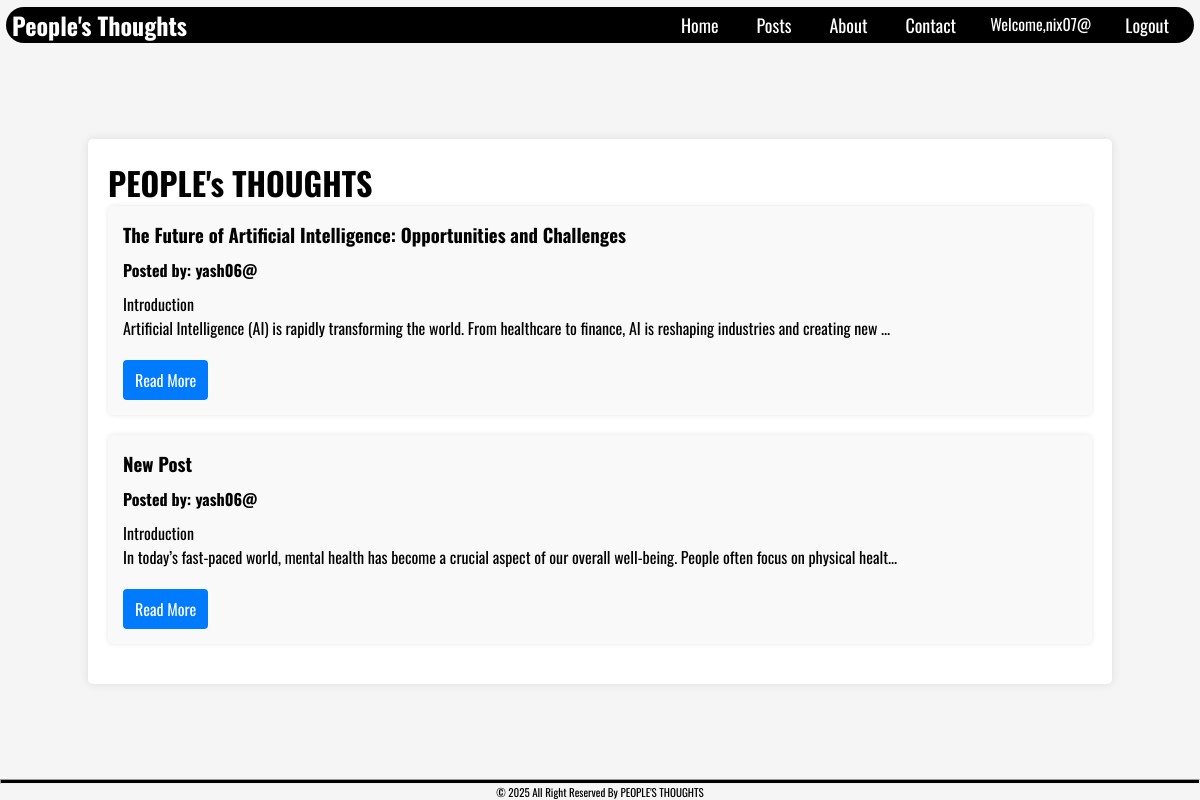
/index.php (signed in), run on the app's committed database.
### tables this page shows
CREATE TABLE `posts` (
  `id` int(11) NOT NULL,
  `user_id` int(11) NOT NULL,
  `title` varchar(255) NOT NULL,
  `content` mediumblob NOT NULL,
  `created_at` timestamp NOT NULL DEFAULT current_timestamp()
);

CREATE TABLE `user` (
  `id` int(11) NOT NULL,
  `fullname` varchar(255) NOT NULL,
  `username` varchar(50) NOT NULL,
  `email` varchar(255) NOT NULL,
  `password` varchar(255) NOT NULL
);

### index.php (the view, shortened to what this page needs)
<?php
include "inc/header.php";
$userId = isset($_SESSION['user_id']) ? $_SESSION['user_id'] : null;
$query = "SELECT posts.*, user.username FROM posts
          JOIN user ON posts.user_id = user.id
          WHERE posts.user_id != ?
          ORDER BY posts.created_at DESC";
$stmt = $conn->prepare($query);
$stmt->bind_param("i", $userId);
$stmt->execute();
$result = $stmt->get_result();
?>
<!DOCTYPE html>
<html lang="en">
<head>
    <link rel="stylesheet" href="css/style.css">
</head>
<body>
    <div class="post-container">
        <h1>PEOPLE's THOUGHTS</h1>
        <?php if ($result->num_rows > 0): ?>
            <?php while ($row = $result->fetch_assoc()): ?>
                <div class="user-post">
                    <h3><?php echo htmlspecialchars($row['title']); ?></h3>
                    <p><strong>Posted by: <?php echo htmlspecialchars($row['username']); ?></strong></p>
                    <p>
                        <?php
                        $content = strip_tags($row['content']);
                        $truncatedContent = strlen($content) > 150 ? substr($content, 0, 150) . '...' : $content;
                        echo nl2br(htmlspecialchars($truncatedContent));
                        ?>
                    </p>
                    <a href="view_post.php?id=<?php echo $row['id']; ?>" class="read-more">Read More</a>
                </div>
            <?php endwhile; ?>
        <?php else: ?>
            <p>No posts available.</p>
        <?php endif; ?>
    </div>
</body>
<?php
include "inc/footer.php";
?>
</html>

### inc/header.php (shortened to what this page needs)
<!DOCTYPE html>
<html lang="en">
<head>
    <link rel="stylesheet" href="css/navbar.css">
</head>
<body>
    <nav class="navbar">
        <div class="nav-container">
            <a href="#" class="logo">People's Thoughts</a>
            <ul class="nav-links">
                <li><a href="index.php">Home</a></li>
                <li><a href="add_post.php">Posts</a></li>
                <li><a href="about.php">About</a></li>
                <li><a href="contact.php">Contact</a></li>
                <?php if (isset($_SESSION['username'])):?>
                <li>Welcome,<?php echo htmlspecialchars($_SESSION['username']);?></li>
                <li><a href="logout.php">Logout</a></li>
                <?php else: ?>
                <li><a href="user_login.php">Login</a></li>
                <?php endif;?>
            </ul>
        </div>
    </nav>
</body>
</html>

### inc/footer.php (shortened to what this page needs)
<!DOCTYPE html>
<html lang="en">
<head>
    <link rel="stylesheet" href="css/footer.css">
</head>
<body>
    <hr class="footer">
    <p class="copy-right">© 2025 All Right Reserved By PEOPLE'S THOUGHTS</p>
</body>
</html>

### css/navbar.css (style rules this page uses)
body { font-family: "Oswald", serif; }
.logo { font-size: 24px; font-weight: bold; color: white; text-decoration: none; }
.navbar { background-color: #000000; color: white; padding: 0px 6px; position: sticky; top: 0; z-index: 1000; width: 99%; border-radius: 24px; margin-top: 0px; }
.nav-container { display: flex; justify-content: space-between; align-items: center; max-width: 1200px; margin: 0 auto; }
.nav-links { display: flex; list-style: none; }
.nav-links li { margin: 0 15px; }
.nav-links a { text-decoration: none; padding: 0px 4px; color: white; font-size: 18px; transition: color 0.3s; }

### css/style.css (style rules this page uses)
* { margin: 0; padding: 0; box-sizing: border-box; }
body { font-family: "Oswald", serif; display: flex; flex-direction: column; align-items: center; min-height: 100vh; background-color: #f5f5f5; padding-top: 7px; }
.post-container { width: 1024px; margin: auto; background: white; padding: 20px; border-radius: 5px; box-shadow: 0 0 10px rgba(0, 0, 0, 0.1); }
.user-post { background: #f9f9f9; padding: 15px; margin-bottom: 20px; border-radius: 5px; box-shadow: 0 0 5px rgba(0, 0, 0, 0.1); }
.user-post p { margin: 10px 0; }
.read-more { display: inline-block; margin-top: 10px; padding: 8px 12px; background-color: #007BFF; color: white; text-decoration: none; border-radius: 4px; transition: background-color 0.3s, transform 0.3s; }

### css/footer.css (style rules this page uses)
body { font-family: "Oswald", serif; }
.footer { background-color: black; color: black; height: 5px; width: 100vmax; }
.copy-right { display: flex; align-items: center; justify-content: center; text-align: center; font-size: 11px; }

### data on the page
posts: title "The Future of Artificial Intelligence: Opportunities and Challenges", user.username "yash06@", content "Introduction Artificial Intelligence (AI) is rapidly transforming the world. From healthcare to finance, AI is reshaping industries and creating new ..."
posts: title "New Post", user.username "yash06@", content "Introduction In today’s fast-paced world, mental health has become a crucial aspect of our overall well-being. People often focus on physical healt..."

### other printed values
$_SESSION['username'] "nix07@"
